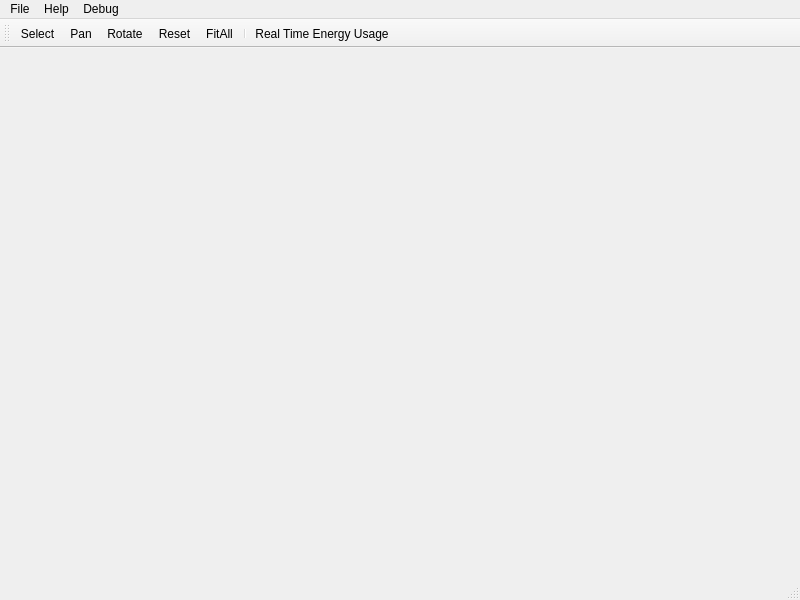
<?xml version="1.0" encoding="UTF-8"?>
<ui version="4.0">
 <class>occQtClass</class>
 <widget class="QMainWindow" name="occQtClass">
  <property name="geometry">
   <rect>
    <x>0</x>
    <y>0</y>
    <width>800</width>
    <height>600</height>
   </rect>
  </property>
  <property name="windowTitle">
   <string>UC Davis 3D Electricity Map</string>
  </property>
  <property name="windowIcon">
   <iconset>
    <normaloff>:icons_utility/003-light bulb.svg</normaloff>:icons_utility/003-light bulb.svg</iconset>
  </property>
  <widget class="QWidget" name="centralWidget"/>
  <widget class="QStatusBar" name="statusBar"/>
  <widget class="QToolBar" name="toolBar">
   <property name="windowTitle">
    <string>toolBar</string>
   </property>
   <attribute name="toolBarArea">
    <enum>TopToolBarArea</enum>
   </attribute>
   <attribute name="toolBarBreak">
    <bool>false</bool>
   </attribute>
   <addaction name="actionSelect"/>
   <addaction name="actionPan"/>
   <addaction name="actionRotate"/>
   <addaction name="actionReset"/>
   <addaction name="actionFitAll"/>
   <addaction name="separator"/>
   <addaction name="actionEnergyUsage"/>
  </widget>
  <widget class="QMenuBar" name="menuBar">
   <property name="enabled">
    <bool>true</bool>
   </property>
   <property name="geometry">
    <rect>
     <x>0</x>
     <y>0</y>
     <width>800</width>
     <height>22</height>
    </rect>
   </property>
   <widget class="QMenu" name="menuFile">
    <property name="title">
     <string>File</string>
    </property>
    <addaction name="actionExit"/>
    <addaction name="actionSave"/>
   </widget>
   <widget class="QMenu" name="menuHelp">
    <property name="title">
     <string>Help</string>
    </property>
    <addaction name="actionAbout"/>
   </widget>
   <widget class="QMenu" name="menuDebug">
    <property name="title">
     <string>Debug</string>
    </property>
    <addaction name="actionData_Server_Points"/>
   </widget>
   <addaction name="menuFile"/>
   <addaction name="menuHelp"/>
   <addaction name="menuDebug"/>
  </widget>
  <action name="actionExit">
   <property name="text">
    <string>Open...</string>
   </property>
   <property name="shortcut">
    <string>Ctrl+Q</string>
   </property>
  </action>
  <action name="actionZoom">
   <property name="checkable">
    <bool>false</bool>
   </property>
   <property name="icon">
    <iconset resource="../../resources/occqt.qrc">
     <normaloff>:/icons_cad/Zoom.png</normaloff>:/icons_cad/Zoom.png</iconset>
   </property>
   <property name="text">
    <string>Zoom</string>
   </property>
  </action>
  <action name="actionPan">
   <property name="checkable">
    <bool>false</bool>
   </property>
   <property name="icon">
    <iconset resource="../../resources/occqt.qrc">
     <normaloff>:/icons_cad/Pan.png</normaloff>:/icons_cad/Pan.png</iconset>
   </property>
   <property name="text">
    <string>Pan</string>
   </property>
  </action>
  <action name="actionRotate">
   <property name="checkable">
    <bool>false</bool>
   </property>
   <property name="checked">
    <bool>false</bool>
   </property>
   <property name="icon">
    <iconset resource="../../resources/occqt.qrc">
     <normaloff>:/icons_cad/Rotate.png</normaloff>:/icons_cad/Rotate.png</iconset>
   </property>
   <property name="text">
    <string>Rotate</string>
   </property>
  </action>
  <action name="actionReset">
   <property name="icon">
    <iconset resource="../../resources/occqt.qrc">
     <normaloff>:/icons_cad/Home.png</normaloff>:/icons_cad/Home.png</iconset>
   </property>
   <property name="text">
    <string>Reset</string>
   </property>
  </action>
  <action name="actionFitAll">
   <property name="icon">
    <iconset resource="../../resources/occqt.qrc">
     <normaloff>:/icons_cad/FitAll.png</normaloff>:/icons_cad/FitAll.png</iconset>
   </property>
   <property name="text">
    <string>FitAll</string>
   </property>
  </action>
  <action name="actionAbout">
   <property name="icon">
    <iconset resource="../../resources/occqt.qrc">
     <normaloff>:/icons_cad/lamp.png</normaloff>:/icons_cad/lamp.png</iconset>
   </property>
   <property name="text">
    <string>About</string>
   </property>
  </action>
  <action name="actionBox">
   <property name="icon">
    <iconset resource="../../resources/occqt.qrc">
     <normaloff>:/icons_cad/box.png</normaloff>:/icons_cad/box.png</iconset>
   </property>
   <property name="text">
    <string>Box</string>
   </property>
  </action>
  <action name="actionCone">
   <property name="icon">
    <iconset resource="../../resources/occqt.qrc">
     <normaloff>:/icons_cad/cone.png</normaloff>:/icons_cad/cone.png</iconset>
   </property>
   <property name="text">
    <string>Cone</string>
   </property>
  </action>
  <action name="actionSphere">
   <property name="icon">
    <iconset resource="../../resources/occqt.qrc">
     <normaloff>:/icons_cad/sphere.png</normaloff>:/icons_cad/sphere.png</iconset>
   </property>
   <property name="text">
    <string>Sphere</string>
   </property>
  </action>
  <action name="actionCylinder">
   <property name="icon">
    <iconset resource="../../resources/occqt.qrc">
     <normaloff>:/icons_cad/cylinder.png</normaloff>:/icons_cad/cylinder.png</iconset>
   </property>
   <property name="text">
    <string>Cylinder</string>
   </property>
  </action>
  <action name="actionTorus">
   <property name="icon">
    <iconset resource="../../resources/occqt.qrc">
     <normaloff>:/icons_cad/torus.png</normaloff>:/icons_cad/torus.png</iconset>
   </property>
   <property name="text">
    <string>Torus</string>
   </property>
  </action>
  <action name="actionFillet">
   <property name="icon">
    <iconset resource="../../resources/occqt.qrc">
     <normaloff>:/icons_cad/fillet.png</normaloff>:/icons_cad/fillet.png</iconset>
   </property>
   <property name="text">
    <string>Fillet</string>
   </property>
  </action>
  <action name="actionChamfer">
   <property name="icon">
    <iconset resource="../../resources/occqt.qrc">
     <normaloff>:/icons_cad/chamfer.png</normaloff>:/icons_cad/chamfer.png</iconset>
   </property>
   <property name="text">
    <string>Chamfer</string>
   </property>
  </action>
  <action name="actionExtrude">
   <property name="icon">
    <iconset resource="../../resources/occqt.qrc">
     <normaloff>:/icons_cad/extrude.png</normaloff>:/icons_cad/extrude.png</iconset>
   </property>
   <property name="text">
    <string>Extrude</string>
   </property>
  </action>
  <action name="actionRevolve">
   <property name="icon">
    <iconset resource="../../resources/occqt.qrc">
     <normaloff>:/icons_cad/revolve.png</normaloff>:/icons_cad/revolve.png</iconset>
   </property>
   <property name="text">
    <string>Rovelve</string>
   </property>
  </action>
  <action name="actionLoft">
   <property name="icon">
    <iconset resource="../../resources/occqt.qrc">
     <normaloff>:/icons_cad/loft.png</normaloff>:/icons_cad/loft.png</iconset>
   </property>
   <property name="text">
    <string>Loft</string>
   </property>
  </action>
  <action name="actionCut">
   <property name="icon">
    <iconset resource="../../resources/occqt.qrc">
     <normaloff>:/icons_cad/cut.png</normaloff>:/icons_cad/cut.png</iconset>
   </property>
   <property name="text">
    <string>Cut</string>
   </property>
  </action>
  <action name="actionFuse">
   <property name="icon">
    <iconset resource="../../resources/occqt.qrc">
     <normaloff>:/icons_cad/fuse.png</normaloff>:/icons_cad/fuse.png</iconset>
   </property>
   <property name="text">
    <string>Fuse</string>
   </property>
  </action>
  <action name="actionCommon">
   <property name="icon">
    <iconset resource="../../resources/occqt.qrc">
     <normaloff>:/icons_cad/common.png</normaloff>:/icons_cad/common.png</iconset>
   </property>
   <property name="text">
    <string>Common</string>
   </property>
  </action>
  <action name="actionHelix">
   <property name="icon">
    <iconset resource="../../resources/occqt.qrc">
     <normaloff>:/icons_cad/helix.png</normaloff>:/icons_cad/helix.png</iconset>
   </property>
   <property name="text">
    <string>Helix</string>
   </property>
  </action>
  <action name="actionSelect">
   <property name="icon">
    <iconset resource="../../resources/occqt.qrc">
     <normaloff>:/icons_cad/click.svg</normaloff>:/icons_cad/click.svg</iconset>
   </property>
   <property name="text">
    <string>Select</string>
   </property>
  </action>
  <action name="actionPlace_Buildings">
   <property name="text">
    <string>Place Buildings</string>
   </property>
  </action>
  <action name="actionSave">
   <property name="text">
    <string>Save...</string>
   </property>
  </action>
  <action name="actionEnergyUsage">
   <property name="icon">
    <iconset resource="../../resources/icons_utility.qrc">
     <normaloff>:/icons_utility/003-light bulb.svg</normaloff>:/icons_utility/003-light bulb.svg</iconset>
   </property>
   <property name="text">
    <string>Real Time Energy Usage</string>
   </property>
   <property name="toolTip">
    <string>Real Time Energy Usage</string>
   </property>
  </action>
  <action name="actionData_Server_Points">
   <property name="text">
    <string>Data Server Points</string>
   </property>
  </action>
 </widget>
 <layoutdefault spacing="6" margin="11"/>
 <resources>
  <include location="../../resources/occqt.qrc"/>
  <include location="../../resources/icons_utility.qrc"/>
 </resources>
 <connections/>
</ui>
